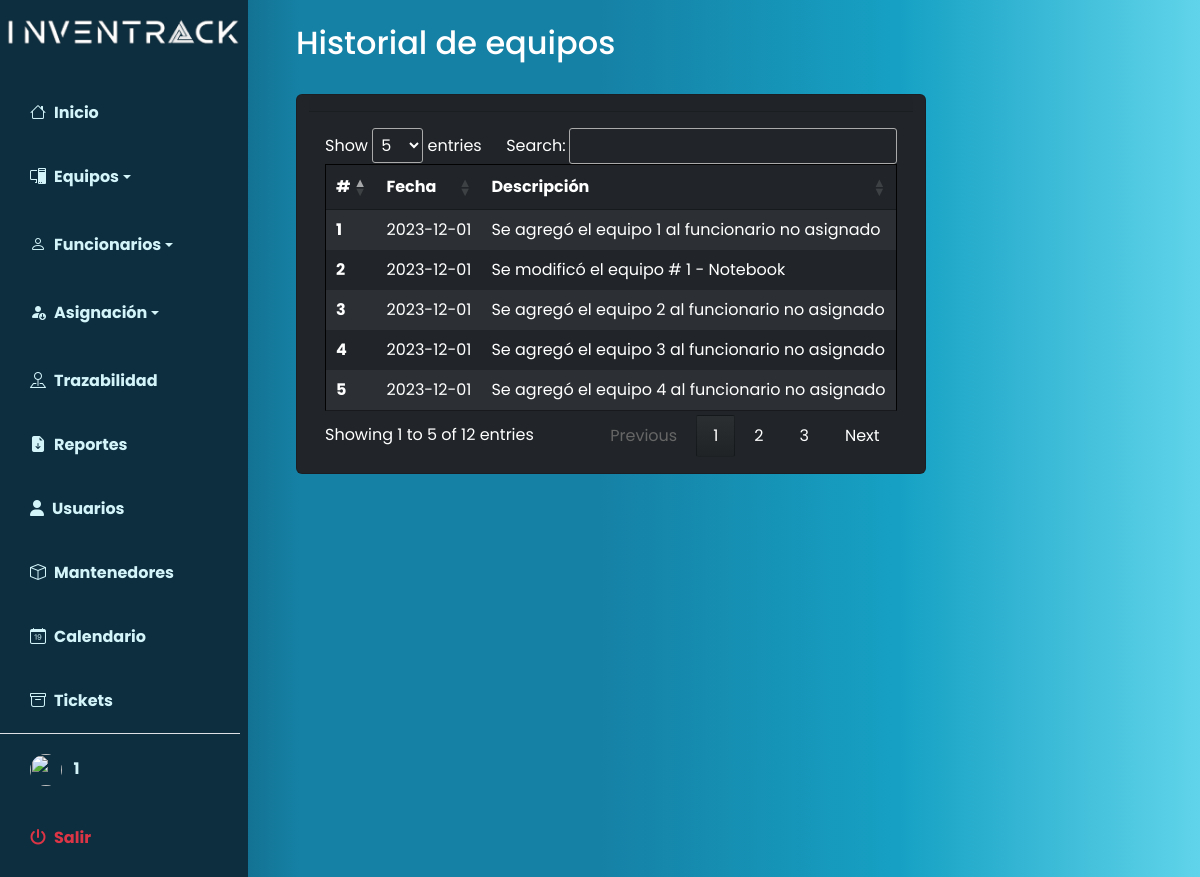
Screenshot of /index.php?p=equipos/historial (signed in) with the database file from the repository.
### tables this page shows
CREATE TABLE `historialequipos` (
  `id` int(10) NOT NULL,
  `descripcion` varchar(50) NOT NULL,
  `trn_date` date NOT NULL,
  `equipo_id` int(10) NOT NULL,
  `funcionario_id` int(10) NOT NULL
);

### index.php (called while the page is built, shortened)
<?php
$pagina = isset($_GET['p']) ? strtolower($_GET['p']) : 'home';
require_once 'includes/header.php';
require_once 'pages/' . $pagina . '.php';
require_once 'includes/footer.php';
?>

### pages/equipos/historial.php (the view, shortened to what this page needs)
<?php
include("database/auth.php");
$query = "SELECT * From historialEquipos";
$result = mysqli_query($connection, $query);
?>
<nav class="navbar navbar-expand-lg navbar-light bg-transparent py-4 px-4">
    <h2 class="fs-2 mx-4 text-white">Historial de equipos</h2>
</nav>
<main class="container mx-5">
    <div class="row" id="contenedortabla">
        <div class="card text-bg-dark">
            <div class="card-header">
            </div>
            <div class="card-body table-responsive text-bg-dark">
                <table class="table table-hover table-dark table-striped tableAux dataTables table-borderless"
                    id="tablaEquipos">
                    <thead class="">
                        <tr>
                            <th scope="col">#</th>
                            <th scope="col">Fecha</th>
                            <th scope="col">Descripción</th>
                        </tr>
                    </thead>
                    <tbody>
                        <?php while ($fila = mysqli_fetch_array($result)): ?>
                            <tr>
                                <th scope="row">
                                    <?= $fila['id'] ?>
                                </th>
                                <td>
                                    <?= $fila['trn_date'] ?>
                                </td>
                                <td>
                                    <?= $fila['descripcion'] ?>
                                </td>
                            </tr>
                        <?php endwhile; ?>
                    </tbody>
                </table>
            </div>
        </div>
    </div>
</main>

### includes/estilos.css (style rules this page uses)
:root { --main-bg-color: #ffda07; --main-text-color: #eee8e8; --second-text-color: #d3f5fa; --second-bg-color: #7fa897; }
#contenedortabla { position: relative; width: max-content; }
.tableAux { width: 595pt; border: 1px solid #000000ee; }

### includes/header.php (style rules this page uses)
body { font-family: 'Poppins', sans-serif; }

### rows the page displays
historialequipos: id "1", trn_date "2023-12-01", descripcion "Se agregó el equipo 1 al funcionario no asignado"
historialequipos: id "2", trn_date "2023-12-01", descripcion "Se modificó el equipo # 1 - Notebook"
historialequipos: id "3", trn_date "2023-12-01", descripcion "Se agregó el equipo 2 al funcionario no asignado"
historialequipos: id "4", trn_date "2023-12-01", descripcion "Se agregó el equipo 3 al funcionario no asignado"
historialequipos: id "5", trn_date "2023-12-01", descripcion "Se agregó el equipo 4 al funcionario no asignado"

### other values shown
$_SESSION['username'] "1"
